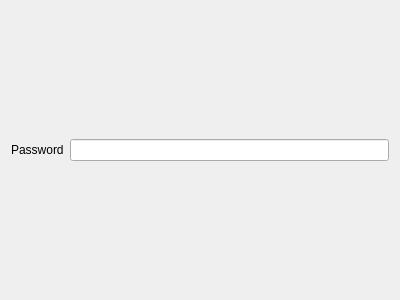
<?xml version="1.0" encoding="UTF-8"?>
<ui version="4.0">
 <class>EditTrojan</class>
 <widget class="QWidget" name="EditTrojan">
  <property name="geometry">
   <rect>
    <x>0</x>
    <y>0</y>
    <width>400</width>
    <height>300</height>
   </rect>
  </property>
  <property name="windowTitle">
   <string>EditTrojan</string>
  </property>
  <layout class="QGridLayout" name="gridLayout">
   <item row="0" column="0">
    <widget class="QLabel" name="label">
     <property name="text">
      <string>Password</string>
     </property>
    </widget>
   </item>
   <item row="0" column="1">
    <widget class="MyLineEdit" name="password"/>
   </item>
  </layout>
 </widget>
 <customwidgets>
  <customwidget>
   <class>MyLineEdit</class>
   <extends>QLineEdit</extends>
   <header>ui/widget/MyLineEdit.h</header>
  </customwidget>
 </customwidgets>
 <resources/>
 <connections/>
</ui>
